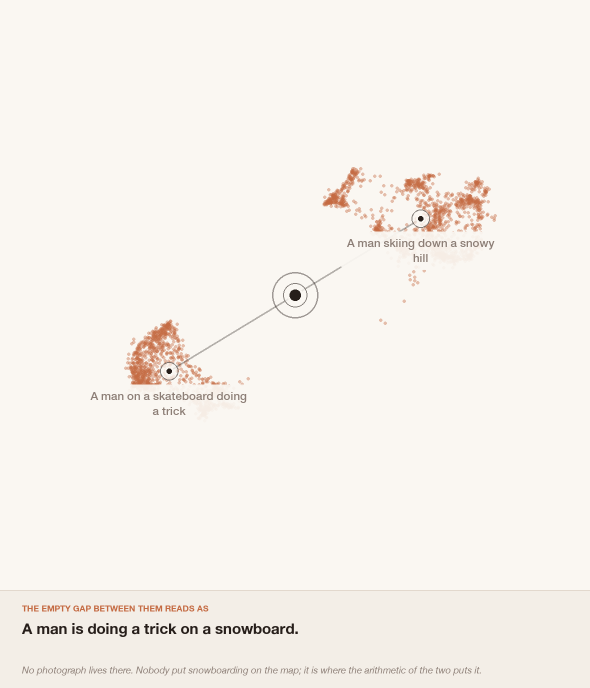
#> input picture artifacts/marketing/lab_map_post/fig_blend.png, 1180 x 1376 px, given as the content of the folder /tmp/typeframes, which was not available (shown at 1/2 size)
$ python assemble_typing_gif.py
#> lines starting #> are read from the running program, lines starting #| are printed output that depends on the picture; pictures that were not available may be replaced by others from this repository, and a replacement may not be noted
#!/usr/bin/env python
"""Assemble the pane-04 typing GIF from Playwright screenshots.

The frames are real captures of the live Lab, taken while filling the sentence
box two characters at a time and then clicking Place it. Playwright cannot
render a mouse pointer, and the point of the figure is that a person types and
presses a button, so the pointer and the click pulse are drawn here.

Capture (browser at 2100x1250, which is 1680x1000 CSS at dpr 1.25):

    await input.click(); await input.fill('');
    for (let i = 2; i <= s.length; i += 2) { await input.fill(s.slice(0, i));
        await page.screenshot({path: `${dir}/f${...}.png`}); }
    await page.evaluate(() => [...document.querySelectorAll('button')]
        .find(b => b.textContent.trim() === 'Place it').click());
    // then screenshot on a widening delay while the reader answers

Click through page.evaluate rather than locator.click(): the input narrows as
text is entered and the button slides left, so Playwright's actionability
check keeps racing the reflow and times out against the paragraph above.

    python scripts/assemble_typing_gif.py
"""
from __future__ import annotations

import argparse
import glob

from PIL import Image, ImageDraw

CROP = (420, 300, 1760, 1090)
OUT_W = 980
INK = (38, 30, 26)
IVORY = (250, 247, 242)
TERRA = (196, 106, 66)
# element centres in CROP coordinates, before scaling
INPUT_C = (901, 193)
BUTTON_C = (1242, 193)
TYPING_END = 22


def pointer(im, x, y, press=0.0):
    """Arrow pointer, with a click pulse when press > 0."""
    d = ImageDraw.Draw(im, "RGBA")
    if press:
        r = int(10 + 26 * press)
        a = int(150 * (1 - press))
        d.ellipse((x - r, y - r, x + r, y + r), outline=TERRA + (a,), width=3)
    arrow = [(x, y), (x, y + 17), (x + 4, y + 13), (x + 7, y + 20),
             (x + 10, y + 19), (x + 7, y + 12), (x + 12, y + 12)]
    d.polygon(arrow, fill=IVORY, outline=IVORY)
    d.line(arrow + [(x, y)], fill=INK, width=3, joint="curve")
    d.polygon(arrow, fill=INK)


def lerp(a, b, t):
    return (a[0] + (b[0] - a[0]) * t, a[1] + (b[1] - a[1]) * t)


def main():
    p = argparse.ArgumentParser()
    p.add_argument("--frames", default="/tmp/typeframes")
    p.add_argument("--out",
                   default="artifacts/marketing/lab_map_post/lab_type.gif")
    a = p.parse_args()

    src = sorted(glob.glob(f"{a.frames}/*.png"))
    if not src:
        raise SystemExit(f"no frames in {a.frames}")
    sc = OUT_W / (CROP[2] - CROP[0])
    ic = (INPUT_C[0] * sc, INPUT_C[1] * sc)
    bc = (BUTTON_C[0] * sc, BUTTON_C[1] * sc)

    def load(i):
#> called with i = 0
        im = Image.open(src[i]).convert("RGB").crop(CROP)
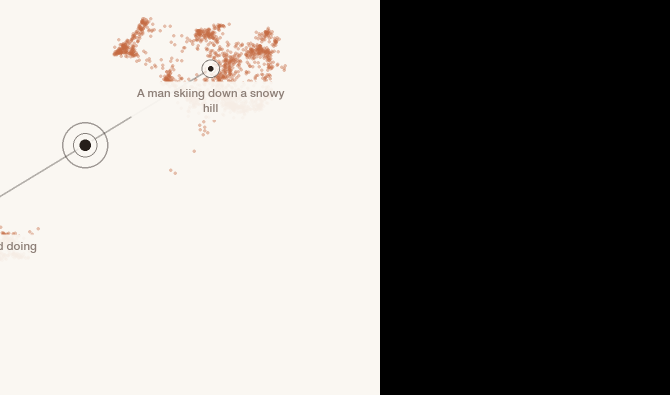
#> im: PIL image 1340x790 RGB (shown at 1/2 size); mean R, G, B 140.8, 138.3, 135.2
        return im.resize((OUT_W, int((CROP[3] - CROP[1]) * sc)), Image.LANCZOS)
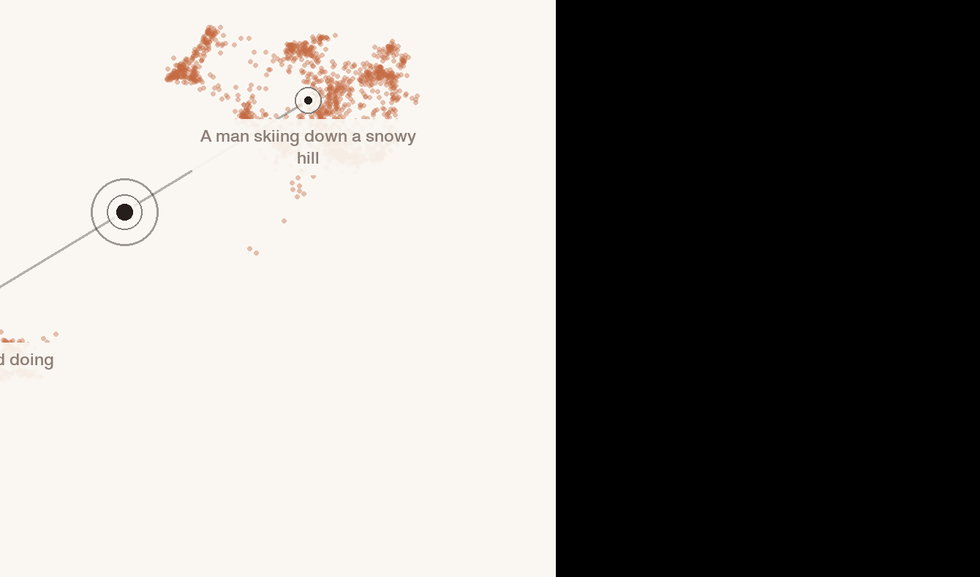
#> returned value: PIL image 980x577 RGB; mean R, G, B 140.8, 138.3, 135.2

    frames, durs = [], []

    def add(im, ms):
        frames.append(im.quantize(colors=96, method=Image.MEDIANCUT))
        durs.append(ms)

    for i in range(min(TYPING_END, len(src))):
        im = load(i)
        pointer(im, *ic)
#> im: PIL image 980x577 RGB
        add(im, 700 if i < 2 else 90)

    last = load(TYPING_END - 1)
    for k in range(1, 7):                      # pointer travels to the button
        im = last.copy()
        pointer(im, *lerp(ic, bc, k / 6))
        add(im, 90)
    for press in (0.35, 0.75):                 # click
        im = last.copy()
        pointer(im, *bc, press=press)
        add(im, 170)

    tail = src[TYPING_END:]
    for i in range(len(tail)):
        im = load(TYPING_END + i)
        pointer(im, *bc)
        add(im, 260 if i < len(tail) - 1 else 3200)

    frames[0].save(a.out, save_all=True, append_images=frames[1:],
                   duration=durs, loop=0, optimize=True)
    print(f"wrote {a.out}  {len(frames)} frames", flush=True)


if __name__ == "__main__":
#> (the run stopped early here; a loop or call above may not have finished)

$ run again, on artifacts/marketing/lab_map_post/fig_ladder.png
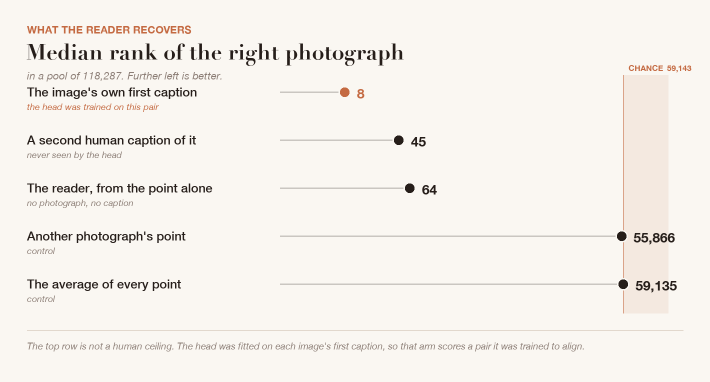
#> input picture artifacts/marketing/lab_map_post/fig_ladder.png, 1420 x 764 px, given as the content of the folder /tmp/typeframes, which was not available (shown at 1/2 size)
#> in load, `im = Image.open(src[i]).convert("RGB").crop(CROP)`:
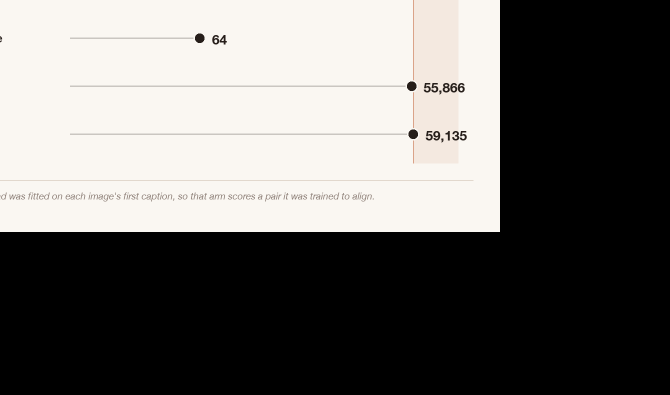
#> im: PIL image 1340x790 RGB (shown at 1/2 size); mean R, G, B 108.3, 106.7, 104.4
#> in load, `return im.resize((OUT_W, int((CROP[3] - CROP[1]) * sc)), Image.LANCZOS)`:
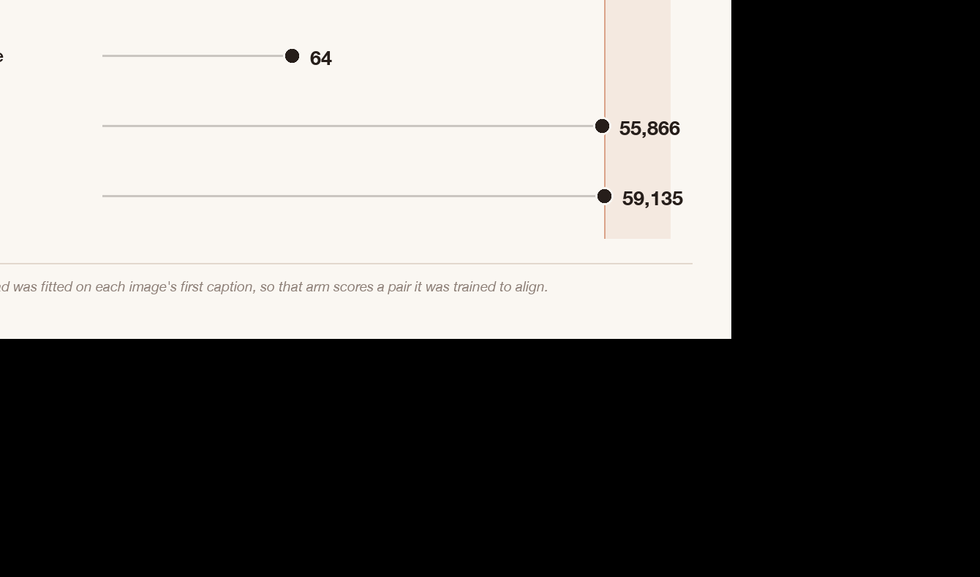
#> returned value: PIL image 980x577 RGB; mean R, G, B 108.3, 106.7, 104.4

$ run again, on artifacts/marketing/lab_map_post/fig_openwater.png
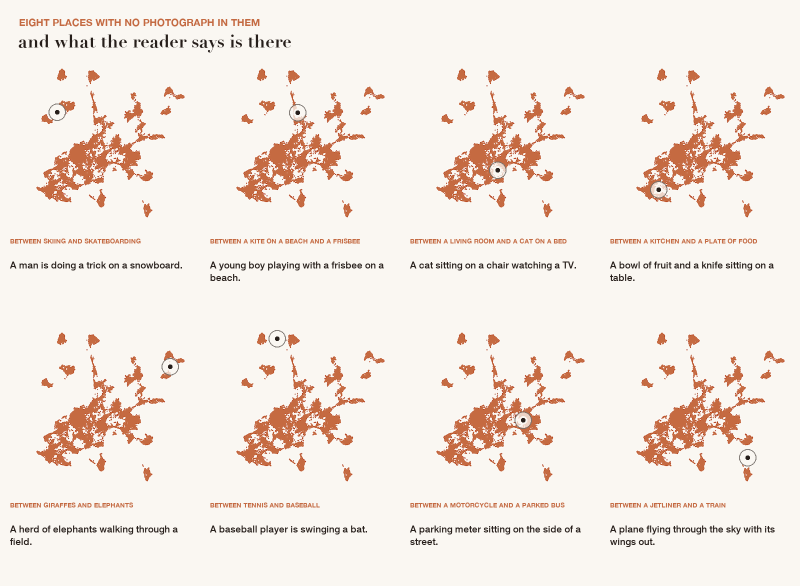
#> input picture artifacts/marketing/lab_map_post/fig_openwater.png, 1600 x 1172 px, given as the content of the folder /tmp/typeframes, which was not available (shown at 1/2 size)
#> in load, `im = Image.open(src[i]).convert("RGB").crop(CROP)`:
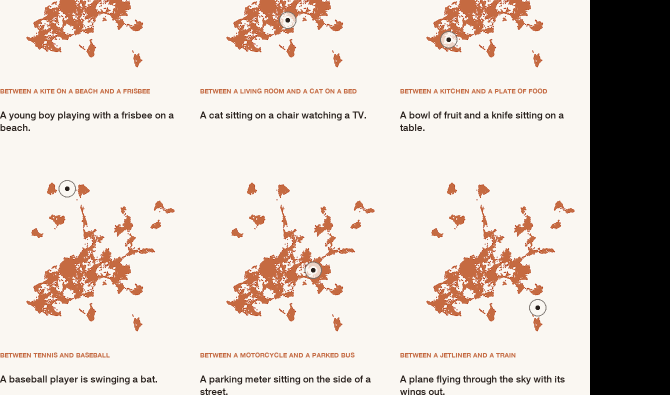
#> im: PIL image 1340x790 RGB (shown at 1/2 size); mean R, G, B 213.5, 203.8, 196.8
#> in load, `return im.resize((OUT_W, int((CROP[3] - CROP[1]) * sc)), Image.LANCZOS)`:
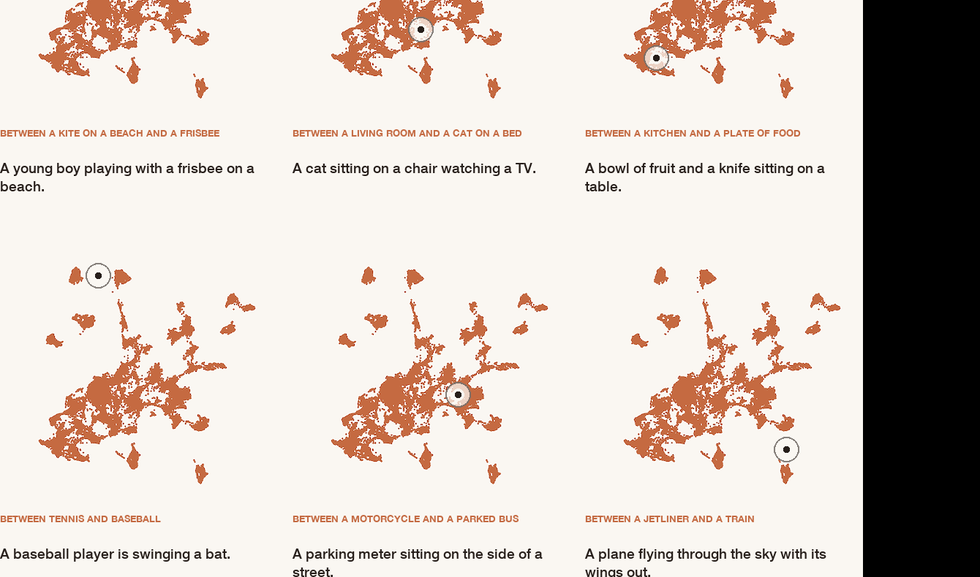
#> returned value: PIL image 980x577 RGB; mean R, G, B 213.5, 203.7, 196.7
